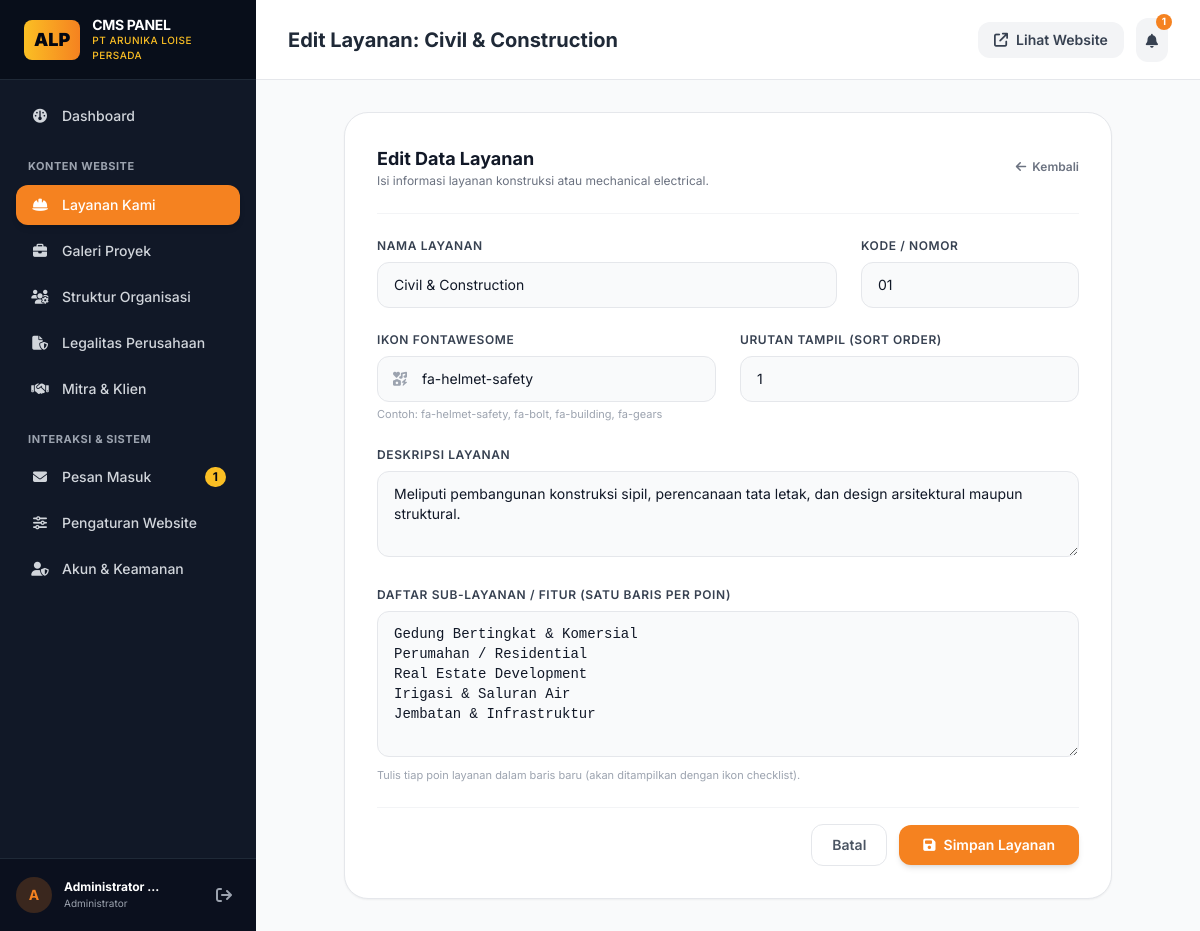
The app's page /admin/services/edit/1 (signed in) with its own data.
### tables this page shows
CREATE TABLE services (
            id INTEGER PRIMARY KEY AUTOINCREMENT,
            title TEXT NOT NULL,
            code TEXT,
            icon TEXT,
            badge_color TEXT DEFAULT 'brand-orange',
            description TEXT,
            features TEXT,
            sort_order INTEGER DEFAULT 0
        );

### app.py (the view, shortened to what this page needs)
@app.route('/admin/services/edit/<int:id>', methods=['GET', 'POST'])
@login_required
def admin_service_edit(id):
    conn = db.get_db()
    cursor = conn.cursor()
    cursor.execute("SELECT * FROM services WHERE id = ?", (id,))
    service = cursor.fetchone()
    if not service:
        conn.close()
        flash('Layanan tidak ditemukan.', 'error')
        return redirect(url_for('admin_services'))
    features_text = ""
    if service['features']:
        try:
            features_text = "\n".join(json.loads(service['features']))
        except Exception:
            features_text = service['features']
    conn.close()
    return render_template('admin/service_form.html', service=service, features_text=features_text)

### app.py (called while the page is built)
def login_required(f):
    @wraps(f)
    def decorated_function(*args, **kwargs):
        if 'user_id' not in session:
            flash('Silakan masuk (login) terlebih dahulu.', 'warning')
            return redirect(url_for('admin_login', next=request.url))
        return f(*args, **kwargs)
    return decorated_function

@app.context_processor
def inject_global_data():
    conn = db.get_db()
    cursor = conn.cursor()
    cursor.execute("SELECT key, value FROM settings")
    settings = {row['key']: row['value'] for row in cursor.fetchall()}
    unread_count = 0
    if 'user_id' in session:
        cursor.execute("SELECT COUNT(*) FROM messages WHERE is_read = 0")
        unread_count = cursor.fetchone()[0]
    conn.close()
    return {
        'settings': settings,
        'unread_messages_count': unread_count,
        'current_year': datetime.now().year
    }

### db.py (called while the page is built)
def get_db():
    conn = sqlite3.connect(DATABASE_PATH)
    conn.row_factory = sqlite3.Row
    return conn

### templates/admin/service_form.html
{% extends "admin/base_admin.html" %}
{% block page_title %}{% if service %}Edit Layanan: {{ service.title }}{% else %}Tambah Layanan Baru{% endif %}{% endblock %}
{% block admin_content %}
<div class="max-w-3xl mx-auto">
    <div class="bg-white rounded-3xl p-6 sm:p-8 border border-gray-200 shadow-sm">
        <div class="flex items-center justify-between pb-6 border-b border-gray-100 mb-6">
            <div>
                <h3 class="text-lg font-bold text-gray-900">{% if service %}Edit Data Layanan{% else %}Form Layanan Baru{% endif %}</h3>
                <p class="text-xs text-gray-500">Isi informasi layanan konstruksi atau mechanical electrical.</p>
            </div>
            <a href="{{ url_for('admin_services') }}" class="text-xs font-semibold text-gray-500 hover:text-gray-900 transition flex items-center gap-1.5">
                <i class="fa-solid fa-arrow-left"></i> Kembali
            </a>
        </div>
        <form method="POST" class="space-y-6">
            <div class="grid grid-cols-1 sm:grid-cols-3 gap-6">
                <div class="sm:col-span-2">
                    <label class="block text-xs font-semibold text-gray-700 uppercase tracking-wider mb-2">Nama Layanan</label>
                    <input type="text" name="title" value="{{ service.title if service else '' }}" required placeholder="Contoh: Civil & Construction" class="w-full bg-gray-50 border border-gray-200 rounded-xl px-4 py-3 text-sm text-gray-900 focus:outline-none focus:border-brand-orange transition">
                </div>
                <div>
                    <label class="block text-xs font-semibold text-gray-700 uppercase tracking-wider mb-2">Kode / Nomor</label>
                    <input type="text" name="code" value="{{ service.code if service else '01' }}" placeholder="01" class="w-full bg-gray-50 border border-gray-200 rounded-xl px-4 py-3 text-sm text-gray-900 focus:outline-none focus:border-brand-orange transition">
                </div>
            </div>
            <div class="grid grid-cols-1 sm:grid-cols-2 gap-6">
                <div>
                    <label class="block text-xs font-semibold text-gray-700 uppercase tracking-wider mb-2">Ikon FontAwesome</label>
                    <div class="relative">
                        <span class="absolute inset-y-0 left-0 flex items-center pl-4 text-gray-400">
                            <i class="fa-solid fa-icons text-sm"></i>
                        </span>
                        <input type="text" name="icon" value="{{ service.icon if service else 'fa-helmet-safety' }}" placeholder="fa-helmet-safety atau fa-bolt" class="w-full bg-gray-50 border border-gray-200 rounded-xl pl-11 pr-4 py-3 text-sm text-gray-900 focus:outline-none focus:border-brand-orange transition">
                    </div>
                    <span class="text-[11px] text-gray-400 mt-1 block">Contoh: fa-helmet-safety, fa-bolt, fa-building, fa-gears</span>
                </div>
                <div>
                    <label class="block text-xs font-semibold text-gray-700 uppercase tracking-wider mb-2">Urutan Tampil (Sort Order)</label>
                    <input type="number" name="sort_order" value="{{ service.sort_order if service else 1 }}" class="w-full bg-gray-50 border border-gray-200 rounded-xl px-4 py-3 text-sm text-gray-900 focus:outline-none focus:border-brand-orange transition">
                </div>
            </div>
            <div>
                <label class="block text-xs font-semibold text-gray-700 uppercase tracking-wider mb-2">Deskripsi Layanan</label>
                <textarea name="description" rows="3" required placeholder="Jelaskan ringkasan cakupan layanan ini..." class="w-full bg-gray-50 border border-gray-200 rounded-xl px-4 py-3 text-sm text-gray-900 focus:outline-none focus:border-brand-orange transition">{{ service.description if service else '' }}</textarea>
            </div>
            <div>
                <label class="block text-xs font-semibold text-gray-700 uppercase tracking-wider mb-2">Daftar Sub-Layanan / Fitur (Satu baris per poin)</label>
                <textarea name="features" rows="6" placeholder="Gedung Bertingkat & Komersial&#10;Perumahan / Residential&#10;Real Estate Development&#10;Irigasi & Saluran Air" class="w-full bg-gray-50 border border-gray-200 rounded-xl px-4 py-3 text-sm text-gray-900 focus:outline-none focus:border-brand-orange font-mono transition">{{ features_text }}</textarea>
                <span class="text-[11px] text-gray-400 mt-1 block">Tulis tiap poin layanan dalam baris baru (akan ditampilkan dengan ikon checklist).</span>
            </div>
            <div class="pt-4 border-t border-gray-100 flex items-center justify-end gap-3">
                <a href="{{ url_for('admin_services') }}" class="px-5 py-2.5 rounded-xl border border-gray-200 text-gray-600 hover:bg-gray-50 text-sm font-semibold transition">
                    Batal
                </a>
                <button type="submit" class="bg-brand-orange hover:bg-orange-600 text-white font-semibold px-6 py-2.5 rounded-xl shadow-md transition text-sm flex items-center gap-2">
                    <i class="fa-solid fa-floppy-disk"></i>
                    <span>Simpan Layanan</span>
                </button>
            </div>
        </form>
    </div>
</div>
{% endblock %}

### templates/admin/base_admin.html (style rules this page uses)
body { font-family: 'Inter', sans-serif; }

### records on screen
services: title "Civil & Construction", code "01", icon "fa-helmet-safety", sort_order "1", description "Meliputi pembangunan konstruksi sipil, perencanaan tata letak, dan design arsitektural maupun struktural."

### other values on screen
{{ unread_messages_count }} "1"
{{ session.get('user_name', 'A')[0]|upper }} "A"
{{ session.get('user_name', 'Admin') }} "Administrator…"
